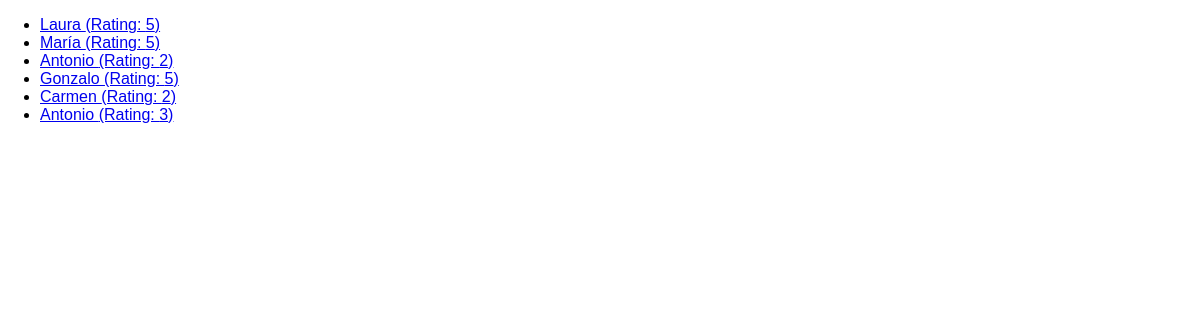
The app's page /reviews, older data.
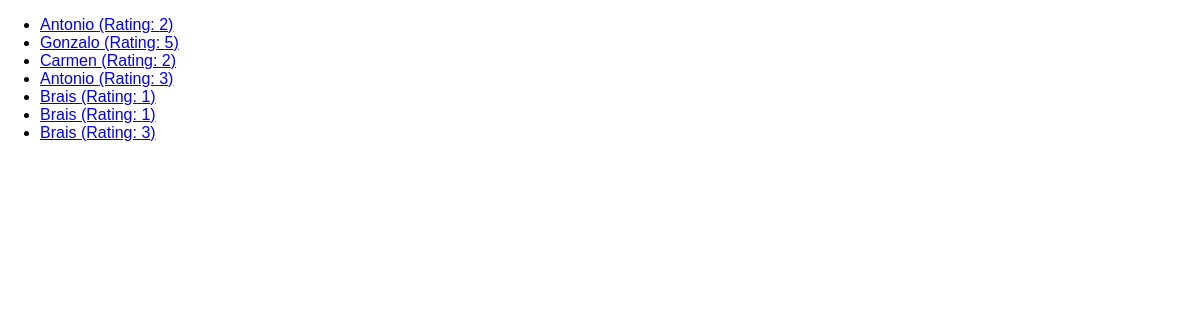
The same page, newer data.
### reviews/models.py (models this page shows, shortened)
class Review(models.Model):
  user_name = models.CharField(max_length=100)
  review_text = models.TextField()
  rating = models.IntegerField(validators=[MinValueValidator(1), MaxValueValidator(5)])

### reviews/views.py (the view)
# urls.py: path("reviews", views.ReviewsListView.as_view()),
class ReviewsListView(ListView):
    template_name = "reviews/review_list.html"
    model = Review
    context_object_name = "reviews"
    def get_queryset(self):
      base_query = super().get_queryset()
      data = base_query.filter(rating__gt=0)
      return data

### reviews/templates/reviews/review_list.html (shortened to what this page needs)
{% extends "reviews/base.html" %}
{% block content %}
  <ul>
    {% for review in reviews %}
      <a href="{% url 'singleReview' review.id %}"><li>{{ review.user_name }} (Rating: {{ review.rating }})</a>
    {% endfor %}
  </ul>
{% endblock %}

### reviews/templates/reviews/base.html (shortened to what this page needs)
{% load static %}
<!DOCTYPE html>
<html lang="en">
<head>
  <link rel="stylesheet" href="{% static "reviews/styles.css" %}">
</head>
<body>
  {% block content %}
  {% endblock %}
</body>
</html>

### reviews/static/reviews/styles.css (style rules this page uses)
body { font-family: sans-serif; margin: 0; }

Row changes from the older to the newer data that the page shows:
removed Review: user_name "Laura", rating "5"
removed Review: user_name "María", rating "5"
added Review: user_name "Brais", rating "1"
added Review: user_name "Brais", rating "1"
added Review: user_name "Brais", rating "3"
